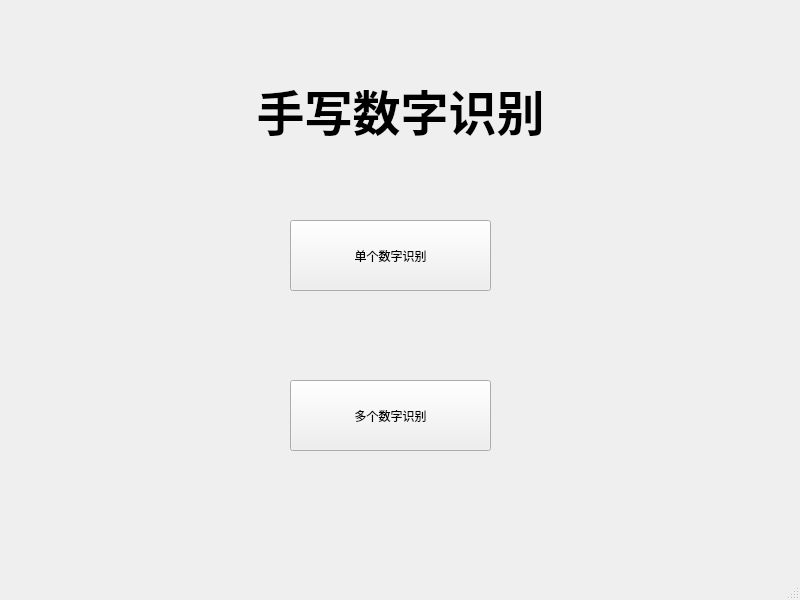
<?xml version="1.0" encoding="UTF-8"?>
<ui version="4.0">
 <class>MainWindow</class>
 <widget class="QMainWindow" name="MainWindow">
  <property name="geometry">
   <rect>
    <x>0</x>
    <y>0</y>
    <width>800</width>
    <height>600</height>
   </rect>
  </property>
  <property name="windowTitle">
   <string>手写数字识别</string>
  </property>
  <widget class="QWidget" name="centralwidget">
   <widget class="QLabel" name="label">
    <property name="geometry">
     <rect>
      <x>230</x>
      <y>60</y>
      <width>341</width>
      <height>101</height>
     </rect>
    </property>
    <property name="text">
     <string>&lt;html&gt;&lt;head/&gt;&lt;body&gt;&lt;p align=&quot;center&quot;&gt;&lt;span style=&quot; font-size:36pt; font-weight:600;&quot;&gt;手写数字识别&lt;/span&gt;&lt;/p&gt;&lt;/body&gt;&lt;/html&gt;</string>
    </property>
   </widget>
   <widget class="QPushButton" name="dangeshuzishibie">
    <property name="geometry">
     <rect>
      <x>290</x>
      <y>220</y>
      <width>201</width>
      <height>71</height>
     </rect>
    </property>
    <property name="styleSheet">
     <string notr="true">font: 18pt &quot;宋体&quot;;</string>
    </property>
    <property name="text">
     <string>单个数字识别</string>
    </property>
   </widget>
   <widget class="QPushButton" name="pushButton_2">
    <property name="geometry">
     <rect>
      <x>290</x>
      <y>380</y>
      <width>201</width>
      <height>71</height>
     </rect>
    </property>
    <property name="styleSheet">
     <string notr="true">font: 18pt &quot;宋体&quot;;</string>
    </property>
    <property name="text">
     <string>多个数字识别</string>
    </property>
   </widget>
  </widget>
  <widget class="QStatusBar" name="statusbar"/>
 </widget>
 <resources/>
 <connections/>
 <slots>
  <slot>dangeshuzi_click()</slot>
  <slot>duogeshuzi_click()</slot>
 </slots>
</ui>
